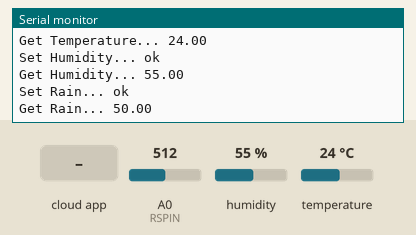
Simulated run of this sketch. Board: ESP8266 (NodeMCU). Shown: the last lines printed to the serial monitor. The inputs (shaded band) are chosen by the test bench; at power-on: humidity 55 %, A0 (RSPIN) = 512, temperature 24 °C. WiFi joins after 1.5 s; servers stay silent unless stated; network time is answered at once with the bench clock; the local clock reads 2024-03-15 10:24:30 at power-on unless the sketch sets it; the Firebase database answers and starts empty.

Above: at 2.7 s.
2.8 s: humidity set to 22 %
4.3 s: A0 (RSPIN) set to 716
5.8 s: the phone or cloud app sets temperature to 0
At 7.03 s:
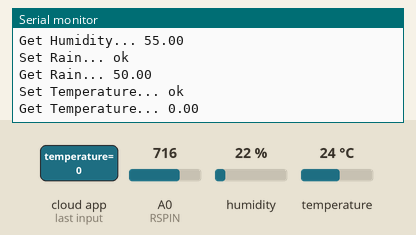
7.3 s: the phone or cloud app sets humidity to 0
At 7.33 s:
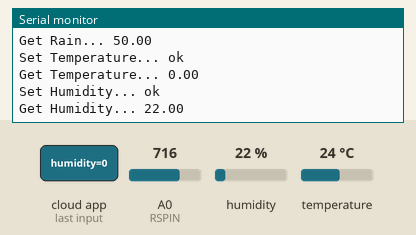
8.8 s: the phone or cloud app sets rain to 0
At 9.9 s:
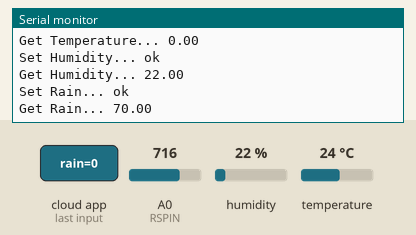
10.3 s: the phone or cloud app sets temperature to 25
At 12.03 s:
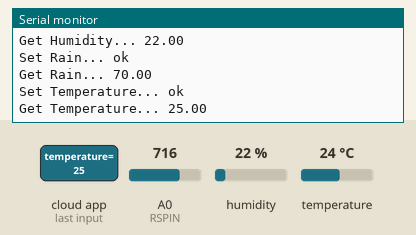

Measured:
- after the input at 5.8 s, the serial monitor: prints a new line after 1.1 s (image 1)
- after the input at 10.3 s, the serial monitor: prints a new line after 1.6 s (image 4)

The sketch:

firebaseESP8266DHT.ino
```cpp
#include <TimeLib.h>
#include <NTPClient.h>
#include <WiFiUdp.h>

const char *ntpServer = "0.asia.pool.ntp.org";
const long gmtOffset_sec = 7 * 3600; // Vietnam GMT+7
const int daylightOffset_sec = 0; // Daylight offset in seconds (if applicable)

WiFiUDP ntpUDP;
NTPClient timeClient(ntpUDP, ntpServer, gmtOffset_sec, daylightOffset_sec);


#if defined(ESP32)
#include <WiFi.h>
#include <FirebaseESP32.h>
#elif defined(ESP8266)
#include <ESP8266WiFi.h>
#include <FirebaseESP8266.h>
#endif
#include "DHT.h"

//Provide the token generation process info.
#include <addons/TokenHelper.h>

//Provide the RTDB payload printing info and other helper functions.
#include <addons/RTDBHelper.h>

#define DHTPIN D2     // Digital pin connected to the DHT sensor
#define DHTTYPE DHT11   // DHT 11

#define RSPIN A0      // Digital pin connected to the Rain sensor

/* Define the WiFi credentials */
#define WIFI_SSID "name_of_wifi"
#define WIFI_PASSWORD "password"

/* Define the API Key */
#define API_KEY "AIzaSyBiKubcoCrc9eHzAc4HRJPMTqOhtZZHZtA"

/* Define the RTDB URL */
#define DATABASE_URL "rtdb_url" //<databaseName>.firebaseio.com or <databaseName>.<region>.firebasedatabase.app

/* Define the user Email and password that already registered or added in your project */
#define USER_EMAIL "email@mail"
#define USER_PASSWORD "password"

//Define Firebase Data object
FirebaseData fbdo;

FirebaseAuth auth;
FirebaseConfig config;

unsigned long sendDataPrevMillis = 0;

DHT dht(DHTPIN, DHTTYPE);

void setup()
{
  Serial.begin(9600);
  dht.begin();
  WiFi.begin(WIFI_SSID, WIFI_PASSWORD);
  Serial.print("Connecting to Wi-Fi");
  while (WiFi.status() != WL_CONNECTED)
  {
    Serial.print(".");
    delay(300);
  }
  Serial.println();
  Serial.print("Connected with IP: ");
  Serial.println(WiFi.localIP());
  Serial.println();

  Serial.printf("Firebase Client v%s\n\n", FIREBASE_CLIENT_VERSION);

  /* Assign the api key (required) */
  config.api_key = API_KEY;

  /* Assign the user sign in credentials */
  auth.user.email = USER_EMAIL;
  auth.user.password = USER_PASSWORD;

  /* Assign the RTDB URL (required) */
  config.database_url = DATABASE_URL;

  /* Assign the callback function for the long running token generation task */
  config.token_status_callback = tokenStatusCallback;

  Firebase.begin(&config, &auth);

  Serial.println(Firebase.ready() ? "Firebase connected" : "Firebase not connected");

  Firebase.setDoubleDigits(5);

  // Synchronize time
  Serial.print("Synchronizing time");
  while (!timeClient.update())
  {
    timeClient.forceUpdate();
    Serial.print(".");
    delay(300);
  }
  Serial.println();
  Serial.print("Time synchronized: ");
  Serial.println(timeClient.getFormattedTime());
}

void loop()
{
  // Get the current time in seconds after synchronization
  time_t currentTime = timeClient.getEpochTime();

  double r = analogRead(RSPIN);
  r = map(r, 0, 1024, 0, 100);

  float h = dht.readHumidity();
  float t = dht.readTemperature();


  if (isnan(h) || isnan(t))                                     // Checking sensor working
  {
    Serial.println(F("Failed to read from DHT sensor!"));
    return;
  }

  if (Firebase.ready() && (millis() - sendDataPrevMillis > 5000 || sendDataPrevMillis == 0))
  {
    sendDataPrevMillis = millis();

    // Convert the current time to a formatted string (YYYY-MM-DD HH:MM:SS)
    char dateTime[20];
    sprintf(dateTime, "%04d-%02d-%02d %02d:%02d:%02d",
            year(currentTime), month(currentTime), day(currentTime),
            hour(currentTime), minute(currentTime), second(currentTime));

    // Create a data path with the formatted date and time as the counter
    String dataPath = "/sensor/data/" + String(dateTime);

    // Set Temperature
    Serial.printf("Set Temperature... %s\n", Firebase.setFloat(fbdo, dataPath + "/temperature", t) ? "ok" : fbdo.errorReason().c_str());

    // Get Temperature
    Serial.printf("Get Temperature... %s\n", Firebase.getFloat(fbdo, dataPath + "/temperature") ? String(fbdo.to<float>()).c_str() : fbdo.errorReason().c_str());

    // Set Humidity
    Serial.printf("Set Humidity... %s\n", Firebase.setDouble(fbdo, dataPath + "/humidity", h) ? "ok" : fbdo.errorReason().c_str());

    // Get Humidity
    Serial.printf("Get Humidity... %s\n", Firebase.getDouble(fbdo, dataPath + "/humidity") ? String(fbdo.to<double>()).c_str() : fbdo.errorReason().c_str());

    // Set Rain
    Serial.printf("Set Rain... %s\n", Firebase.setDouble(fbdo, dataPath + "/rain", r) ? "ok" : fbdo.errorReason().c_str());

    // Get Rain
    Serial.printf("Get Rain... %s\n", Firebase.getDouble(fbdo, dataPath + "/rain") ? String(fbdo.to<double>()).c_str() : fbdo.errorReason().c_str());

    Serial.println();

  }

}
```
